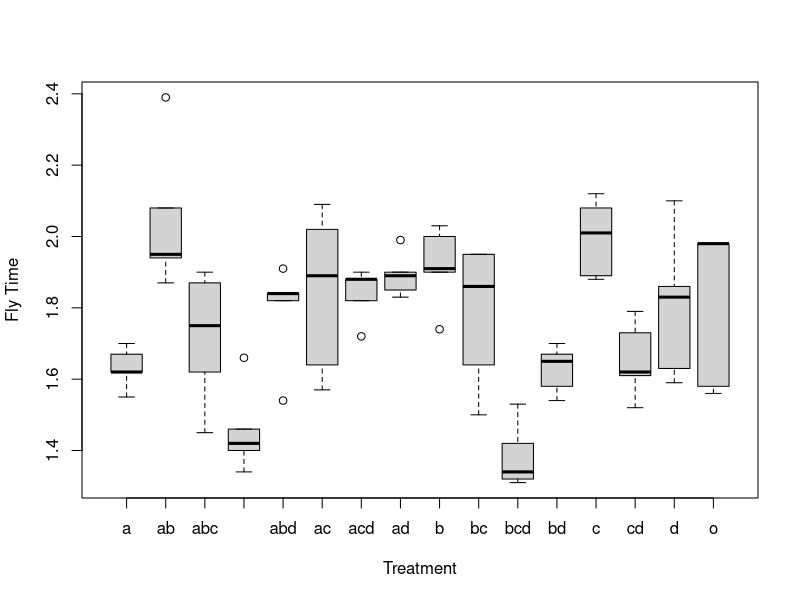
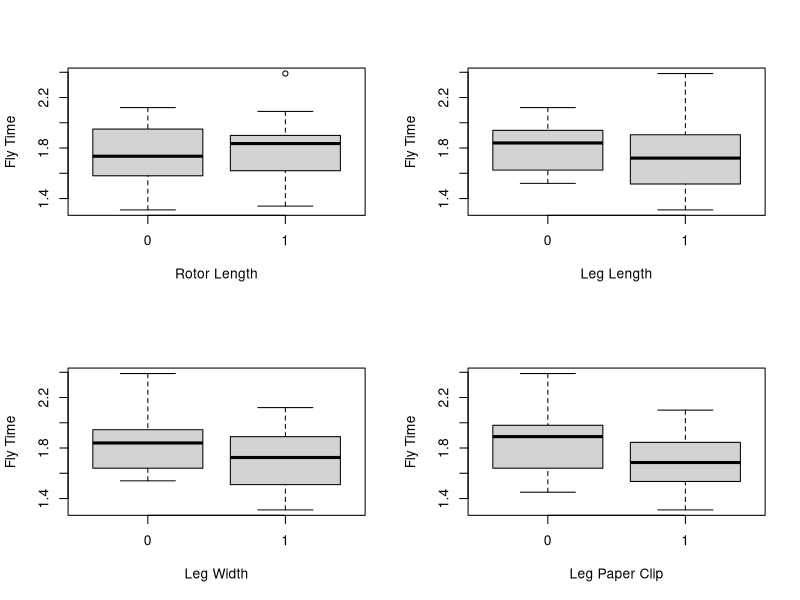
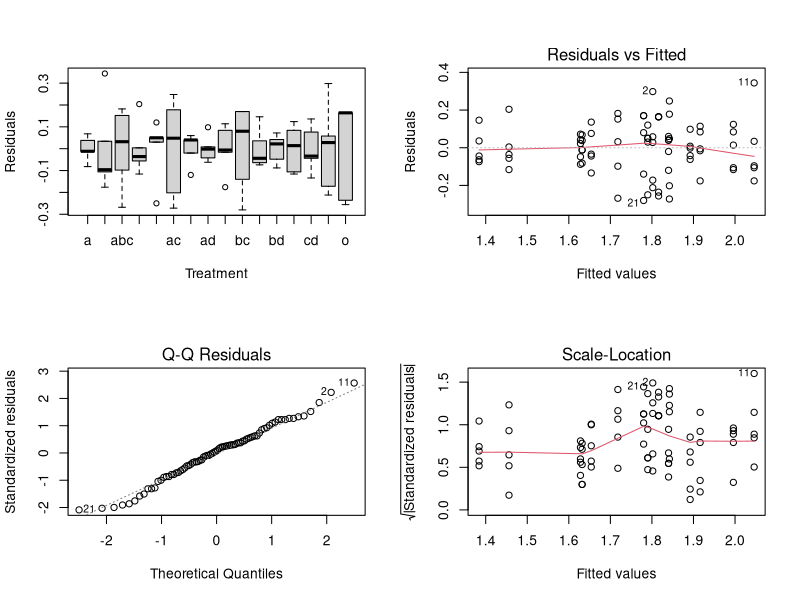
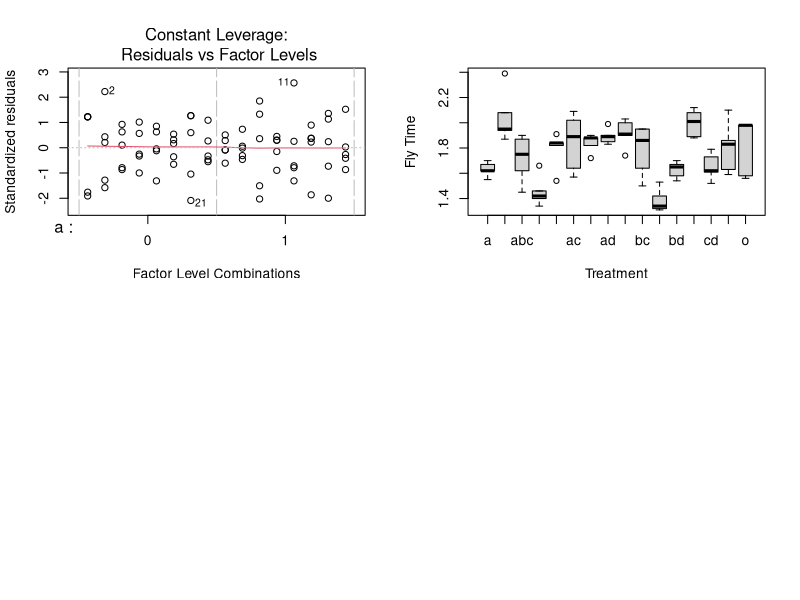
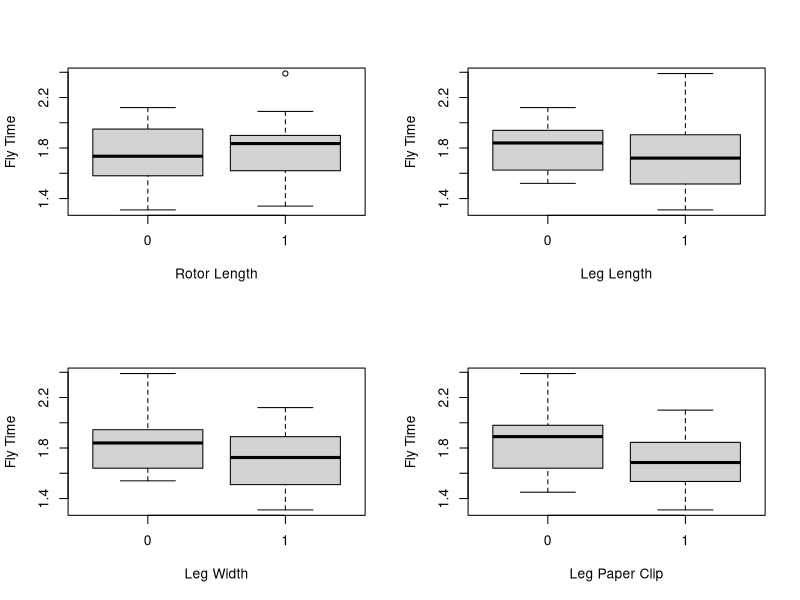
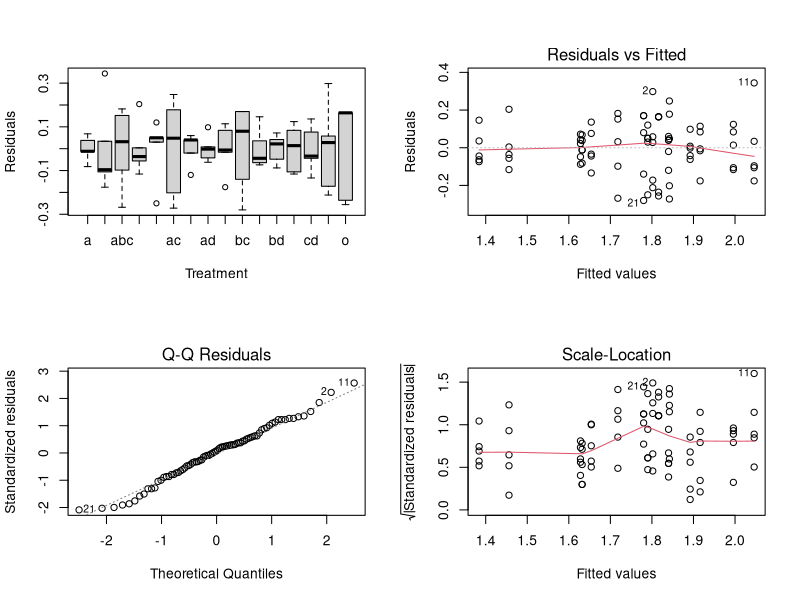
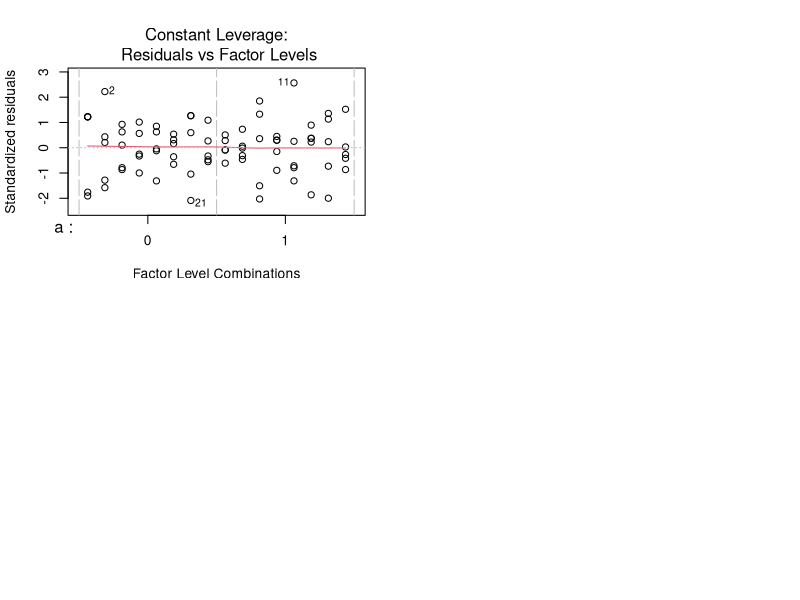

The R source for these figures, in order:
## ---- chunk 1
factors = data.frame(Factor = c("Rotor Length (a)", "Leg Length (b)", "Leg Width (c)", "Paper Clip (d)"),
                     Low = c("7.5cm", "7.5cm", "3.2cm", "No"),
                     High = c("8.5cm", "12.0cm", "5.0cm", "Yes"))
knitr::kable(factors, caption = "Paper Helicopter Factors")
## ---- chunk 2
heliData = read.csv("helidata.csv", header = TRUE)
heliData = heliData[,-1]
heliData$a = as.factor(heliData$a)
heliData$b = as.factor(heliData$b)
heliData$c = as.factor(heliData$c)
heliData$d = as.factor(heliData$d)
knitr::kable(heliData[1:5,], caption = "First 5 Rows of Collected Data")
## ---- chunk 3
#Exploratory Data Analysis
boxplot(heliData$time ~ heliData$treatments, xlab = "Treatment", ylab = "Fly Time")
par(mfrow=c(2,2))   
boxplot(heliData$time ~ heliData$a, xlab = "Rotor Length", ylab = "Fly Time")
boxplot(heliData$time ~ heliData$b, xlab = "Leg Length", ylab = "Fly Time")
boxplot(heliData$time ~ heliData$c, xlab = "Leg Width", ylab = "Fly Time")
boxplot(heliData$time ~ heliData$d, xlab = "Leg Paper Clip", ylab = "Fly Time")
## ---- chunk 4
#Regression
regHeli = lm(time ~ a*b*c*d, data = heliData)

#Print regression results
regfull = data.frame(confint(regHeli))
colnames(regfull)[1] = "2.5"
colnames(regfull)[2] = "97.5"
regfull$coefficients = regHeli$coefficients
regfull$pvalues = c("<2e-16",0.0568,0.2957,0.0622,0.8831,0.0224,0.8237,
                                    0.0216,0.0452,0.0452,0.0172,0.2462,0.2067,0.7290,
                                    0.2504,0.8937)
knitr::kable(data.frame(regfull),
             caption = "Full Factorial Regression Results")
## ---- chunk 5
#Residual Plot
boxplot(regHeli$residuals~heliData$treatments, xlab = "Treatment", ylab = "Residuals")
#Diagnostic Plots
plot(regHeli)
## ---- chunk 6
#Randomize treatment assignments
# assignments = c(rep("o",5), rep("a",5), rep("b",5), rep("c",5), rep("d",5),
#                 rep("ab",5), rep("ac",5),rep("ad",5), rep("bc",5), rep("bd",5),
#                 rep("cd",5), rep("abc",5), rep("abd",5), rep("acd",5), 
#                 rep("bcd",5), rep("abcd",5))
# set.seed(322)
# assignments = sample(assignments)
# helidata = data.frame(treatments = assignments, 
#                       a = NA, b = NA, c = NA, d = NA, time = NA)
# write.csv(helidata, file = "helidata.csv")

#Collect data, enter manually, and read file again
heliData = read.csv("helidata.csv", header = TRUE)
#Convert treatments to factors
heliData$treatments = as.factor(heliData$treatments)
heliData$a = as.factor(heliData$a)
heliData$b = as.factor(heliData$b)
heliData$c = as.factor(heliData$c)
heliData$d = as.factor(heliData$d)

#Exploratory Data Analysis
boxplot(heliData$time ~ heliData$treatments, xlab = "Treatment", ylab = "Fly Time")
par(mfrow=c(2,2))   
boxplot(heliData$time ~ heliData$a, xlab = "Rotor Length", ylab = "Fly Time")
boxplot(heliData$time ~ heliData$b, xlab = "Leg Length", ylab = "Fly Time")
boxplot(heliData$time ~ heliData$c, xlab = "Leg Width", ylab = "Fly Time")
boxplot(heliData$time ~ heliData$d, xlab = "Leg Paper Clip", ylab = "Fly Time")

#Regression
regHeli = lm(time ~ a*b*c*d, data = heliData)
summary(regHeli)
confint(regHeli)

#Print regression results
knitr::kable(data.frame(estimates = regHeli$coefficients,
                        pvalues = c("<2e-16",0.0568,0.2957,0.0622,0.8831,0.0224,0.8237,
                                    0.0216,0.0452,0.0452,0.0172,0.2462,0.2067,0.7290,
                                    0.2504,0.8937)),
             caption = "Full Factorial Regression Results")

#nested F-test to find the most important main factor
regHeli2 = lm(time ~ b*c*d, data = heliData)
regHeli3 = lm(time ~ a*c*d, data = heliData)
regHeli4 = lm(time ~ a*b*c, data = heliData)

anova(regHeli, regHeli2)
#F = 2.1182, p-value = 0.04664
anova(regHeli, regHeli3)
#F = 7.0098, p-value = 1.332e-06
anova(regHeli, regHeli4)
#F = 7.7634, p-value = 3.224e-07

#try a smaller model with three-way and four-way interactions
smallHeli = lm(time ~ a*b + a*c + a*d + b*c + b*d + c*d, data = heliData)
summary(smallHeli)
#R-squared and adjusted R-squared both decreased
anova(regHeli, smallHeli)
#does not make a difference so we can keep the full model

#Residual Plot
boxplot(regHeli$residuals~heliData$treatments, xlab = "Treatment", ylab = "Residuals")
#Diagnostic Plots
plot(regHeli)
